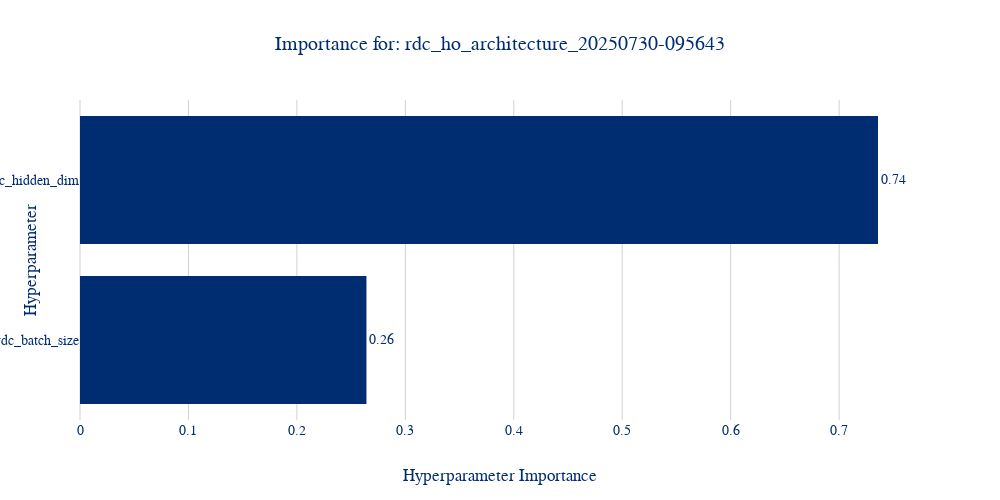
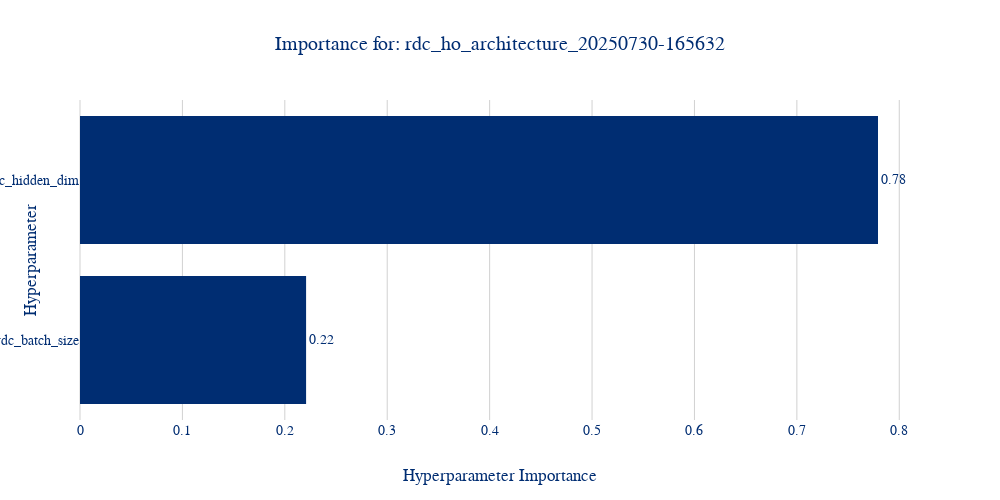
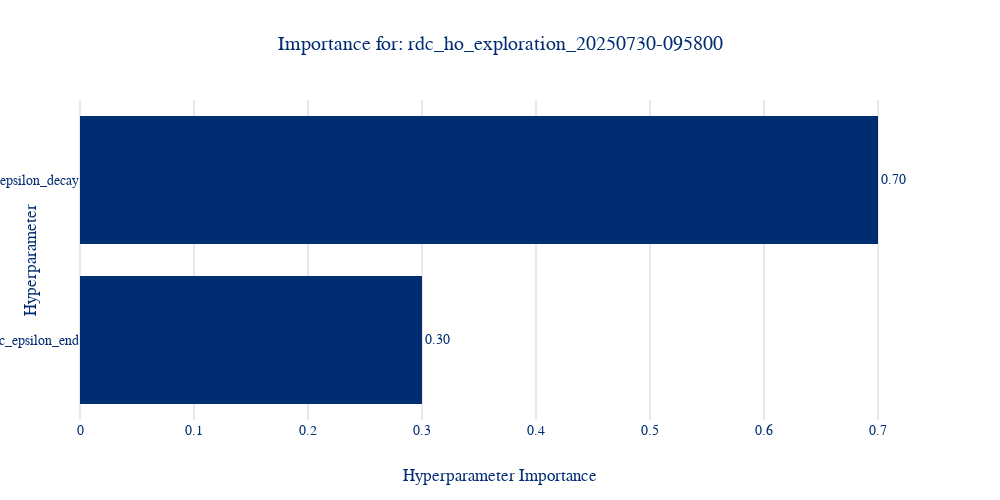
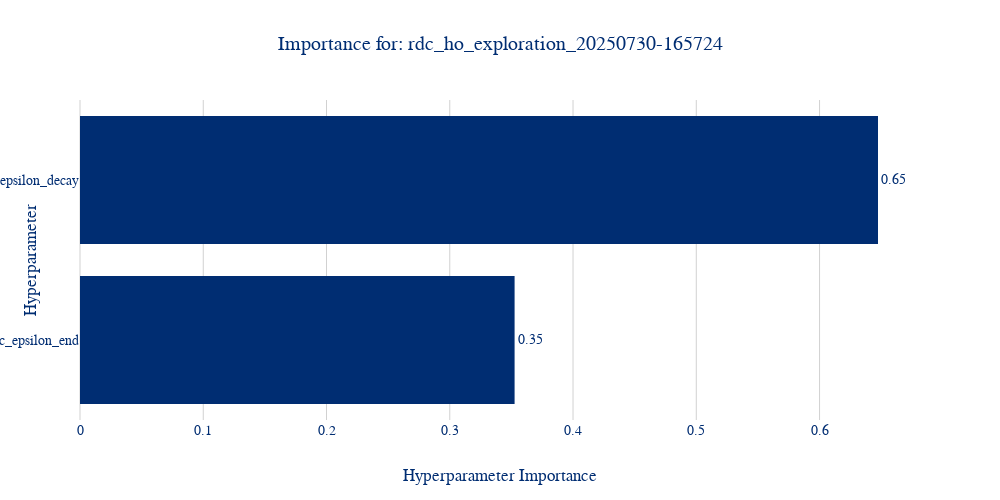

Notebook cell for these charts, in order:
### Markdown cell above
### Individual Importance Plots (Per File)

These plots show the hyperparameter importance for each individual experimental run. This is the most accurate way to see which parameters were most influential in a specific context (e.g., for architecture tuning).

### Code cell
for filename, df in rdc_dfs_dict.items():
    study_name = filename.replace(STUDY_FILE_SUFFIX, "")

    temp_study = create_study_from_df(study_name, df.copy())

    fig = optuna.visualization.plot_param_importances(temp_study)
    fig.update_layout(title=f"Importance for: {study_name}", width=1000, height=500)
    fig.show()

### Figure 1 — Plotly figure (JSON) as saved in the notebook; plotly's stock layout.template omitted (floating-point values rounded to 4 significant figures)
{"data": [{"cliponaxis": false, "hovertemplate": ["rdc_batch_size (CategoricalDistribution): 0.2641349358139507<extra></extra>", "rdc_hidden_dim (CategoricalDistribution): 0.7358650641860494<extra></extra>"], "name": "Objective Value", "orientation": "h", "text": ["0.26", "0.74"], "textposition": "outside", "type": "bar", "x": [0.2641, 0.7359], "y": ["rdc_batch_size", "rdc_hidden_dim"]}], "layout": {"height": 500, "title": {"text": "Importance for: rdc_ho_architecture_20250730-095643"}, "width": 1000, "xaxis": {"title": {"text": "Hyperparameter Importance"}}, "yaxis": {"title": {"text": "Hyperparameter"}}}}

### Figure 2 — Plotly figure (JSON) as saved in the notebook; plotly's stock layout.template omitted (floating-point values rounded to 4 significant figures)
{"data": [{"cliponaxis": false, "hovertemplate": ["rdc_batch_size (CategoricalDistribution): 0.22077384096198013<extra></extra>", "rdc_hidden_dim (CategoricalDistribution): 0.77922615903802<extra></extra>"], "name": "Objective Value", "orientation": "h", "text": ["0.22", "0.78"], "textposition": "outside", "type": "bar", "x": [0.2208, 0.7792], "y": ["rdc_batch_size", "rdc_hidden_dim"]}], "layout": {"height": 500, "title": {"text": "Importance for: rdc_ho_architecture_20250730-165632"}, "width": 1000, "xaxis": {"title": {"text": "Hyperparameter Importance"}}, "yaxis": {"title": {"text": "Hyperparameter"}}}}

### Figure 3 — Plotly figure (JSON) as saved in the notebook; plotly's stock layout.template omitted (floating-point values rounded to 4 significant figures)
{"data": [{"cliponaxis": false, "hovertemplate": ["rdc_epsilon_end (FloatDistribution): 0.2999964690948769<extra></extra>", "rdc_epsilon_decay (FloatDistribution): 0.7000035309051231<extra></extra>"], "name": "Objective Value", "orientation": "h", "text": ["0.30", "0.70"], "textposition": "outside", "type": "bar", "x": [0.3, 0.7], "y": ["rdc_epsilon_end", "rdc_epsilon_decay"]}], "layout": {"height": 500, "title": {"text": "Importance for: rdc_ho_exploration_20250730-095800"}, "width": 1000, "xaxis": {"title": {"text": "Hyperparameter Importance"}}, "yaxis": {"title": {"text": "Hyperparameter"}}}}

### Figure 4 — Plotly figure (JSON) as saved in the notebook; plotly's stock layout.template omitted (floating-point values rounded to 4 significant figures)
{"data": [{"cliponaxis": false, "hovertemplate": ["rdc_epsilon_end (FloatDistribution): 0.3525813858208457<extra></extra>", "rdc_epsilon_decay (FloatDistribution): 0.6474186141791543<extra></extra>"], "name": "Objective Value", "orientation": "h", "text": ["0.35", "0.65"], "textposition": "outside", "type": "bar", "x": [0.3526, 0.6474], "y": ["rdc_epsilon_end", "rdc_epsilon_decay"]}], "layout": {"height": 500, "title": {"text": "Importance for: rdc_ho_exploration_20250730-165724"}, "width": 1000, "xaxis": {"title": {"text": "Hyperparameter Importance"}}, "yaxis": {"title": {"text": "Hyperparameter"}}}}
